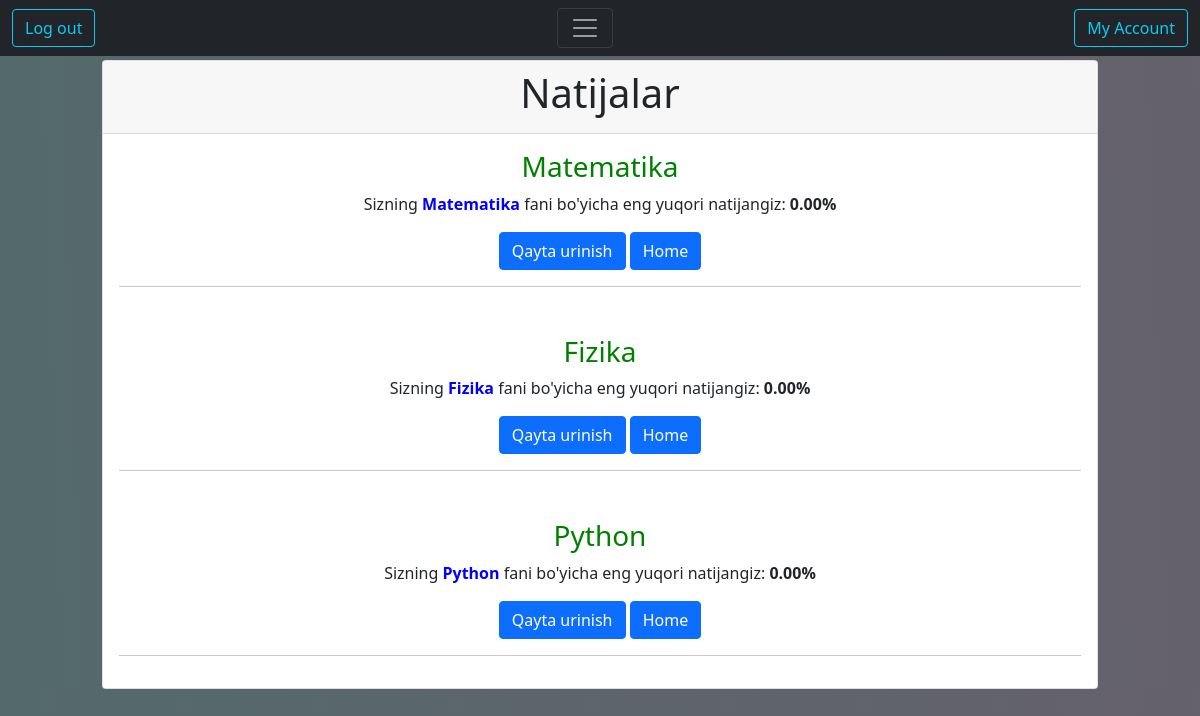
The app's page /user_account/ (signed in), older data.
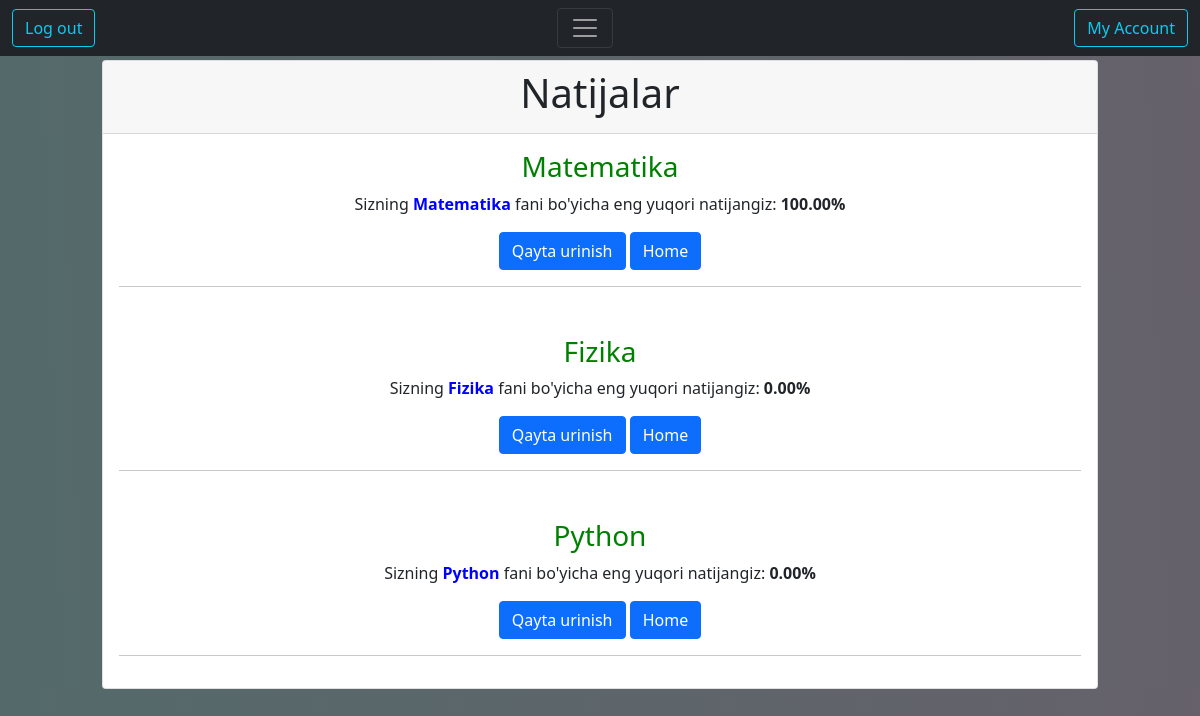
The same page, newer data.
### polls/models.py (models this page shows)
class Result(models.Model):
    subject = models.ForeignKey(Category, on_delete=models.CASCADE)
    users = models.ForeignKey(User, on_delete=models.CASCADE)
    result = models.FloatField(default=0.0)

class Category(models.Model):
    nomi = models.CharField(max_length=45)
    def __str__(self):
        return self.nomi

### polls/views.py (the view)
# urls.py: path('user_account/', ResultListView.as_view(), name='user_account'),
class ResultListView(ListView):
    template_name = 'polls/user_account.html'
    def get_queryset(self):
        return Result.objects.filter(users=self.request.user)
    @method_decorator(login_required)
    def dispatch(self, request, *args, **kwargs):
        return super(ResultListView, self).dispatch(request, *args, **kwargs)

### polls/templates/polls/user_account.html
{% extends './base.html' %}
{% block main %}
<div class="card text-center">
     <div class="card-header">
         <h1>
     Natijalar
             </h1>
  </div>
 {% if object_list %}
 {% for object in object_list %}
  <div class="card-body">
    <h3 style="color:Green;" class="card-title">
    {{ object.subject }} </h3>
    <p class="card-text">Sizning <strong style="color:blue;">{{ object.subject }}</strong> fani bo'yicha eng yuqori natijangiz: <strong>{{ object.result|floatformat:2 }}%</strong></p>
    <a href="{% url 'polls:questions' object.subject.id %}" class="btn btn-primary">Qayta urinish</a>
    <a href="{% url 'polls:index' %}"><button class="btn btn-primary">Home</button></a>
      <hr>
  </div>
    {% endfor %}
    </div>
    {% else %}
    <p class="card-text">
        Siz xali xech qanday fandan test topshirmadingiz
    </p>
    <a href="{% url 'polls:index' %}"><button>Home</button></a>
    <hr>
    {% endif %}
{% endblock %}

Row changes from the older to the newer data that the page shows:
changed Result "Matematika": result "0.00" → "100.00"
